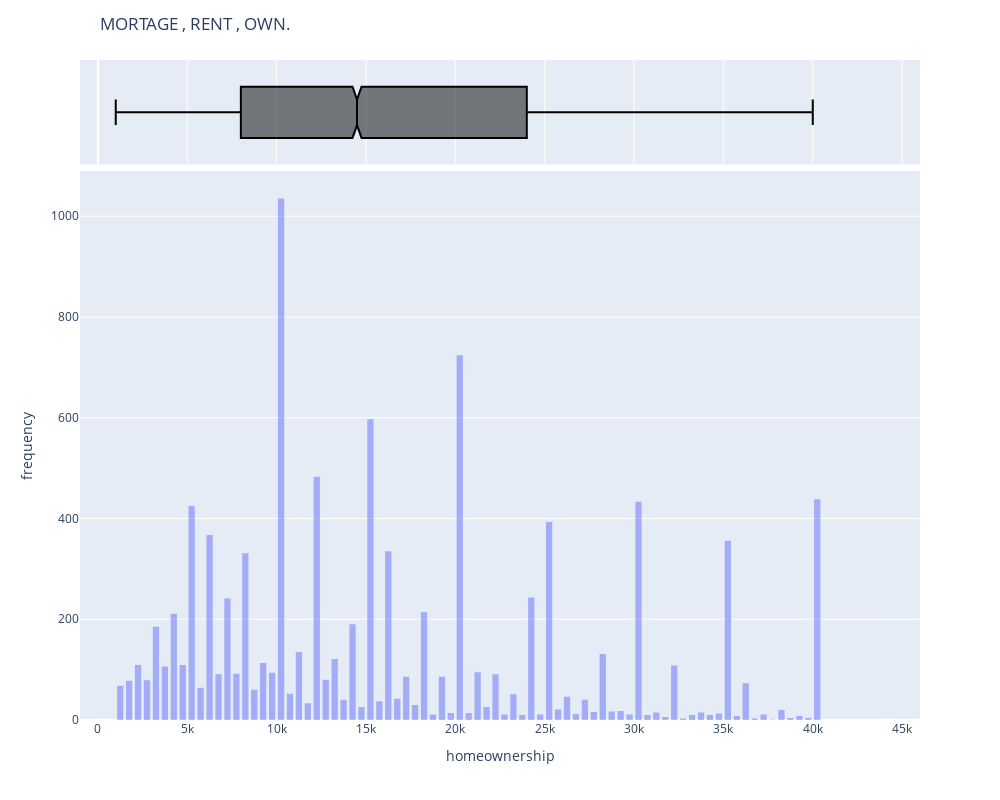

Notebook source saved alongside this figure:
### Markdown cell above
**Q7** Can you figure out how to add x labels, y labels, and a title to this graph?

### Code cell
fig.update_layout(title=' MORTAGE , RENT , OWN.',
                  title_x=0.10,
                  xaxis={'range':[-1000,46000]},
                  xaxis_title='homeownership',
                  yaxis_title='frequency',
                    
                 )
fig.show()

### Figure 1 — Plotly figure (JSON) as saved in the notebook; plotly's stock layout.template omitted (floating-point values rounded to 4 significant figures; data arrays with more than 128 entries replaced by an {"elided": "..."} marker saying what was removed)
{"data": [{"alignmentgroup": "True", "bingroup": "x", "hovertemplate": "loan_amount=%{x}<br>count=%{y}<extra></extra>", "legendgroup": "", "marker": {"color": "royal blue", "opacity": 0.5, "pattern": {"shape": ""}}, "name": "", "nbinsx": 150, "offsetgroup": "", "orientation": "v", "showlegend": false, "type": "histogram", "x": {"elided": "10000 int values"}, "xaxis": "x", "yaxis": "y"}, {"alignmentgroup": "True", "hovertemplate": "loan_amount=%{x}<extra></extra>", "legendgroup": "", "marker": {"color": "royal blue"}, "name": "", "notched": true, "offsetgroup": "", "showlegend": false, "type": "box", "x": {"elided": "10000 int values"}, "xaxis": "x2", "yaxis": "y2"}], "layout": {"autosize": false, "bargap": 0.3, "barmode": "relative", "height": 800, "legend": {"title": {"text": "Homeownership"}, "tracegroupgap": 0}, "margin": {"t": 60}, "title": {"text": " MORTAGE , RENT , OWN.", "x": 0.1}, "width": 1000, "xaxis": {"anchor": "y", "domain": [0, 1], "range": [-1000, 46000], "title": {"text": "homeownership"}, "type": "linear"}, "xaxis2": {"anchor": "y2", "domain": [0, 1], "matches": "x", "showgrid": true, "showticklabels": false, "type": "linear"}, "yaxis": {"anchor": "x", "autorange": true, "domain": [0, 0.8316], "range": [0, 1089.0], "title": {"text": "frequency"}}, "yaxis2": {"anchor": "x2", "autorange": true, "domain": [0.8416, 1], "matches": "y2", "range": [-0.5, 0.5], "showgrid": false, "showline": false, "showticklabels": false, "ticks": "", "type": "category"}}}
